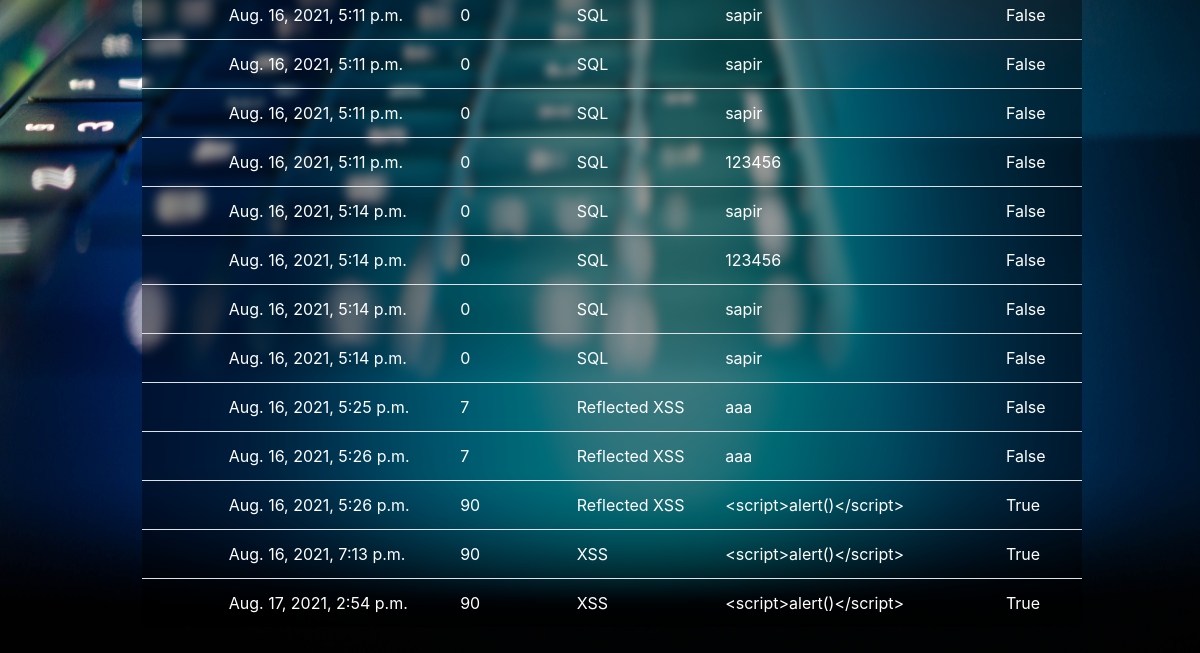
Before: /logger/ (lower part) with the older database file.
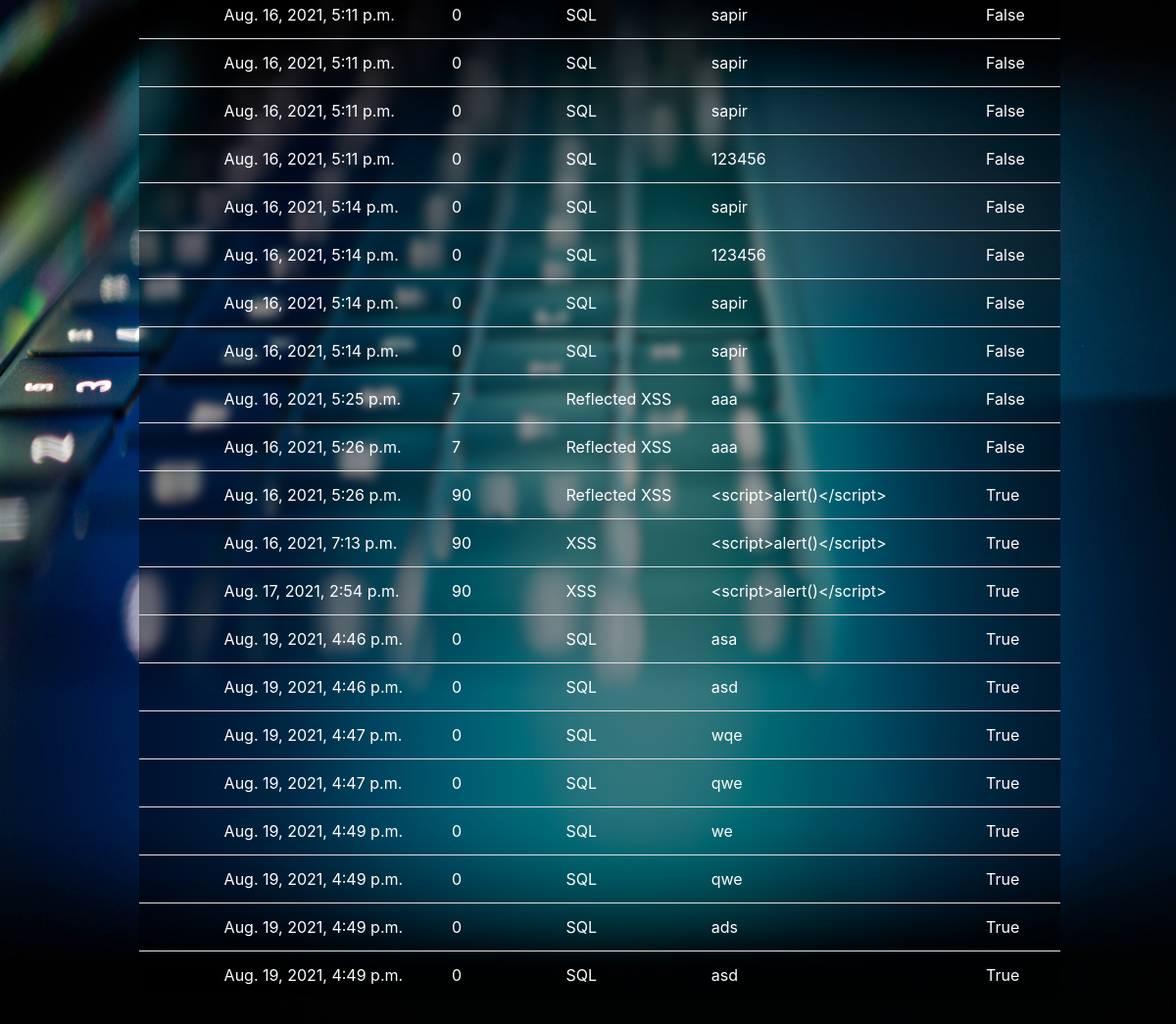
After: the same page with the newer database file.
### main/models.py (models this page shows)
class Logger(models.Model):
    email = models.CharField(max_length=255)
    date = models.DateTimeField()
    threshold = models.IntegerField(blank=True, null=True)
    type_attack = models.CharField(max_length=255)
    command = models.CharField(max_length=1024)
    if_warn = models.BooleanField()

### DBwaf/logger.py (the view, shortened to what this page needs)
# urls.py: path('logger/', DBwaf.logger.logger_page, name='logger'),
def logger_page(request):
    current_email = request.user.get_username()
    if request.method == 'GET':
        loggers = Logger.objects.filter(email=current_email)
        return render(request, template_name='main/logger.html', context={'loggers': loggers})

### main/templates/main/logger.html (shortened to what this page needs)
<!doctype html>
{% extends 'main/base.html' %}
{% block content %}
<div class="column2">
<div class="div_logger">
        <table class="table table-hover">
            <tbody>
                {% for log in loggers %}
                    <tr>
                        <td class="h">{{ log.email }}</td>
                        <td class="h">{{ log.date }}</td>
                        <td class="h">{{ log.threshold }}</td>
                        <td class="h">{{ log.type_attack }}</td>
                        <td class="h">{{ log.command }}</td>
                        <td class="h">{{ log.if_warn }}</td>
                    </tr>
                {% endfor %}
            </tbody>
          </table>
    </div>
    </div>
{% endblock %}

### main/templates/main/base.html (shortened to what this page needs)
<!doctype html>
<html lang="en">
<head>
    <link rel="stylesheet" href="https://stackpath.bootstrapcdn.com/bootstrap/4.5.2/css/bootstrap.min.css">
  </head>
  <body>
    {% block content %}
    {% endblock %}
  </body>
</html>

### main/templates/main/base.html (style rules this page uses)
* { box-sizing: border-box; }
.column2 { float: left; width: 80%; padding: 10px; }
body { background-image: url("/static/image/background2.jpg"); background-size: 100% 100%; background-repeat: no-repeat; background-position: center bottom; background-attachment: fixed; }
.div_logger { background-color: rgba(0, 0, 0, 0.4); -webkit-backdrop-filter: blur(5px); backdrop-filter: blur(5px); margin: auto; width: 100%; height: 100%; }

Changed rows visible on the page:
added Logger: date "Aug. 19, 2021, 4:46 p.m.", threshold "0", type_attack "SQL", command "asa", if_warn "True"
added Logger: date "Aug. 19, 2021, 4:46 p.m.", threshold "0", type_attack "SQL", command "asd", if_warn "True"
added Logger: date "Aug. 19, 2021, 4:47 p.m.", threshold "0", type_attack "SQL", command "wqe", if_warn "True"
added Logger: date "Aug. 19, 2021, 4:47 p.m.", threshold "0", type_attack "SQL", command "qwe", if_warn "True"
added Logger: date "Aug. 19, 2021, 4:49 p.m.", threshold "0", type_attack "SQL", command "we", if_warn "True"
added Logger: date "Aug. 19, 2021, 4:49 p.m.", threshold "0", type_attack "SQL", command "qwe", if_warn "True"
added Logger: date "Aug. 19, 2021, 4:49 p.m.", threshold "0", type_attack "SQL", command "ads", if_warn "True"
added Logger: date "Aug. 19, 2021, 4:49 p.m.", threshold "0", type_attack "SQL", command "asd", if_warn "True"
